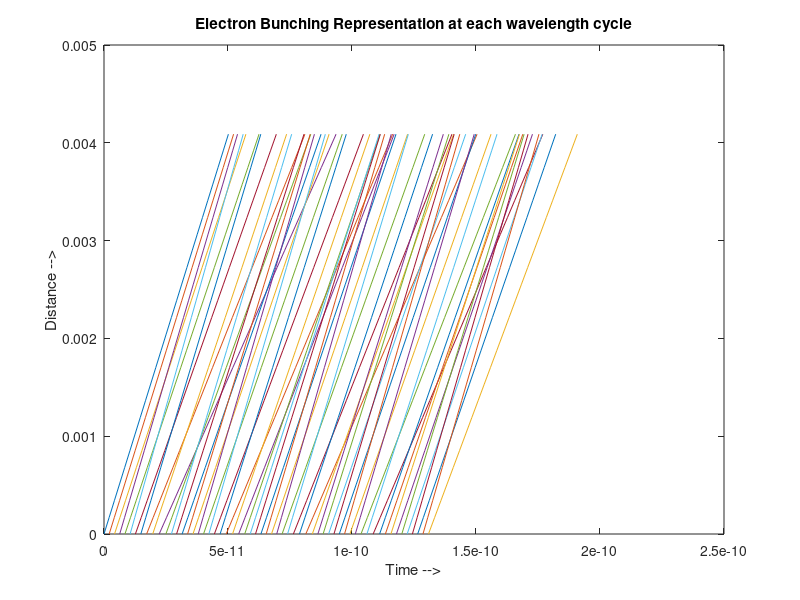
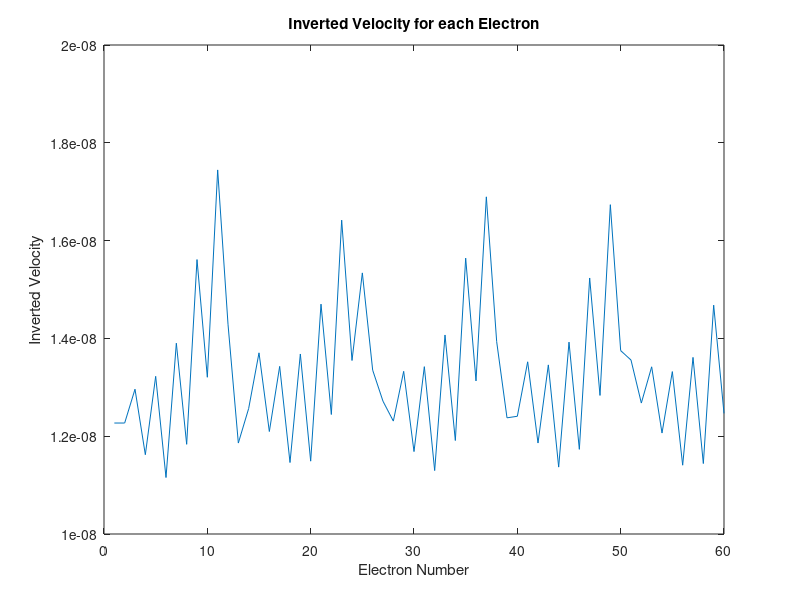

These figures' MATLAB source, in order: (Note: this script raises an error after producing the figures.)
%________________________________________________
%Simulation Code for Staggered Double Vane       |
%Traveling Wave Tube                             |
%________________________________________________|
%Author: Aakash Bansal                           |
%Dated : 13th July 2017                          |
%Place : MWT Division, CSIR-CEERI, Pilani        |
%Guide : Dr. Vishnu Srivastava, Emeritus Sci.    |
%________________________________________________|

close all
clear all
clc

%________________________________________________
%Constant Values                                 |
%________________________________________________|
c = 299792458;      %Speed of Light              |
e = 1.6*10^(-19);   %Electron Charge             |
m = 9.11*10^(-31);  %Mass of Electron            |
%________________________________________________|

%________________________________________________
%Variable Values                                 |
%________________________________________________|
F = 220000000000;   %Operating Frequency         |
I = 100;            %Beam Current in mA          |
V = 20;             %Beam Voltage in kV          |
BW= 50660000000;    %BandWidth of the RF Signal  |
Beam_T = 100;       %Beam Thickness              |
Beam_W = 600;       %Beam Width                  |
ND = 24;            %Number of Disc(or electrons)|
NZ = 16;            %Number of Steps per Lambda_e|
Ln = 0.01;          %Length of Tube in m         |
Pin= 1;             %Input Power of RF Signal    |
%________________________________________________|

%Calculating Beam Velocity
%Using Equation 1 specified in the documentation
u0 = c*sqrt(1-1/(1+(V/511))^2);
%Calculating Axial Propagation Constant 
%Using equation 2 specified in the documentation
Beta = 2*pi*F/u0;
%Calculating Pitch
Pitch = 2.5*pi/Beta;
%Calculating Gap
Gap = 0.3*Pitch;
%Calculating Vane Thickness
V_Thick = Pitch - Gap;
%Calculating Beam Tunnel Height
A = 1/Beta;
B_T_Height = 2*A;
%Calculating Vane Height
V_Height = 3 * B_T_Height;
%Calculating Total Height
H = (2*V_Height) + B_T_Height;
%Calculating upper and lower cutoff frequency
Fu = F + BW/2;
Fl = F - BW/2;
%Calculating Width of the Rectangular Waveguide
W = c/(2*Fl);
%Calculating Current Density
J = (I*10^5)/(Beam_T*Beam_W);
%Calculating Wavelength
Lambda = 2*pi/Beta;
%Calculating Charge
q = (J*Beam_T*Beam_W)/(1000000*ND*6*F);
%Calculating Impedance - This is for Helix and needs to be updated for
%staggered later
k = 2*pi*F/c;
Gamma = sqrt((Beta^2) - (k^2));
%N is SlowDown Factor
N = Beta/k;
a = 2*A;
num = (((besseli(0,(Gamma*a)))^2)-((besseli(1,(Gamma*a)))^2))*N;
den = ((2*(besseli(0,(Gamma*a)))*(besseli(1,(Gamma*a))))-((besseli(0,(Gamma*a)))^2)+((besseli(1,(Gamma*a)))^2));
Z = (120/(Gamma*a))*((Gamma^4)/(Beta^4))*(num/den);
%Calculating Electric Field
E0 = Beta*sqrt(2*Z*Pin);
dz = 2*c/(F*NZ);
NS = round(Ln/dz);
t(1,1) = 0;
z(1:NS,1:ND) = 0;

%Calculating Velocity for all electrons
Acc(1) = 0;
uin(1) = 1/u0;
for k = 1:NS
    for j = 1:ND
        z(k,j+1) = z(k,j) + dz;
        uin(k+1) = uin(k) + dz*Acc(k);  
        t(k,j+1) = t(k,j) + dz*uin(k);
        t(k+1,1) = t(k,2) + 0.5*Acc(k)*dz*dz;
    end
    Acc(k+1) = (e*E0*sin(2*pi*F*t(k,2))*210/m)*((1-(u0/c)^2)^(3/2))*((uin(k))^3);
end

for k = 1:NS
    plot(t(k,:),z(k,:));
    hold on
end
xlabel('Time -->');
ylabel('Distance -->');
title('Electron Bunching Representation at each wavelength cycle');
figure;
plot(uin);
title('Inverted Velocity for each Electron');
xlabel('Electron Number');
ylabel('Inverted Velocity');
current_constant = 2*F*e*Beam_T/1000000;
ang_f = 2*pi*F;
for j=1:NS-1
    val(:,j) = (sin(j*ang_f*Beam_T*uin(j)/(2*1000000))/(j*ang_f*Beam_T*uin(j)/(2*1000000)))*exp(-i*j*ang_f*t(:,j));
end
for j=1:NS-1
    i(j) = abs(current_constant*sum(val(:,j)));
end
figure;
plot(i);